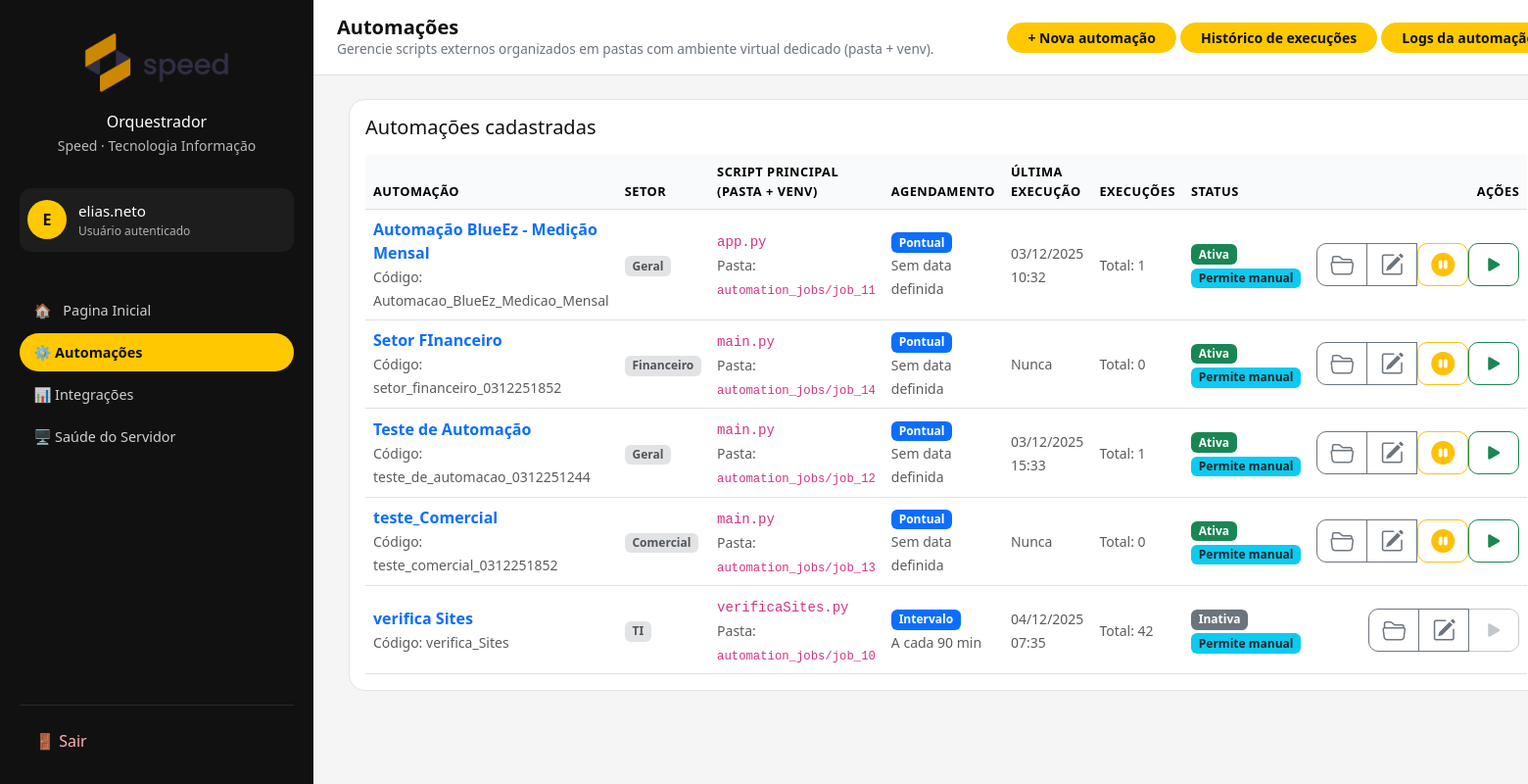
Page /automation/ (signed in) on the earlier database version.
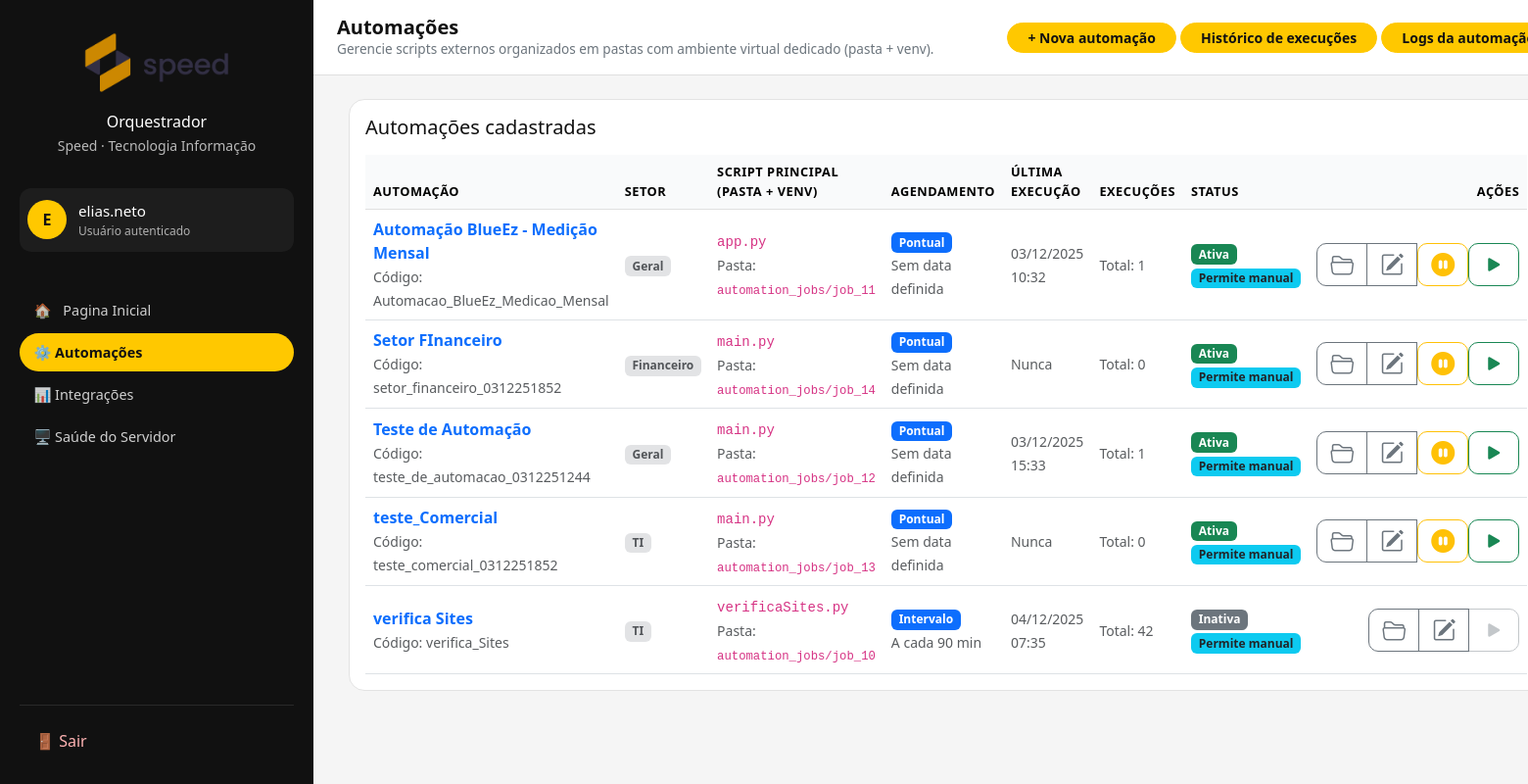
Same page on the later database version.
### automation/models.py (models this page shows, shortened)
class AutomationJob(models.Model):
    class ScheduleType(models.TextChoices):
        ONCE        = "once",        "Pontual"
        DAILY       = "daily",       "Diário"
        MULTI_DAILY = "multi_daily", "Diário – vários horários"
        INTERVAL    = "interval",    "A cada N minutos"
    class Sector(models.TextChoices):
        GERAL = "geral", "Geral"
        FINANCEIRO = "financeiro", "Financeiro"
        COMERCIAL = "comercial", "Comercial"
        TI = "ti", "TI"
    name = models.CharField("Nome da automação", max_length=200)
    description = models.TextField(
        "Descrição",
        blank=True,
        help_text="Explicação rápida do que essa automação faz (aparece só na interface).",
    )
    code = models.SlugField(
        "Código interno",
        max_length=100,
        unique=True,
        blank=True,  # 👈 permite vir vazio do form
        help_text="Identificador curto, sem espaços. Ex: robo_ixc_login_cliente",
    )
    sector = models.CharField(
       "Setor",
        max_length=50,
        choices=Sector.choices,
        default=Sector.GERAL,
        help_text="Setor responsável pela automação (usado para filtros futuros).",
    )
    external_main_script = models.CharField(
        "Arquivo principal (Python)",
        max_length=200,
        default="main.py",
        help_text="Ex: main.py, app.py – arquivo dentro da pasta da automação.",
    )
    is_active = models.BooleanField("Ativa", default=True)
    allow_manual = models.BooleanField("Permite disparo manual", default=True)
    is_paused = models.BooleanField(
        "Agendamento pausado",
        default=False,
        help_text="Se verdadeiro, o scheduler não dispara esta automação automaticamente.",
    )
    ...
    schedule_type = models.CharField(
        "Tipo de agendamento",
        max_length=20,
        choices=ScheduleType.choices,
        default=ScheduleType.ONCE,
    )
    one_off_run_at = models.DateTimeField(
        "Data/hora (pontual)",
        null=True,
        blank=True,
    )
    daily_time = models.TimeField(
        "Horário diário",
        null=True,
        blank=True,
    )
    multi_daily_times = models.CharField(
        "Horários diários (lista)",
        max_length=200,
        blank=True,
        help_text="Horários HH:MM separados por vírgula. Ex.: 08:00, 13:00, 18:00",
    )
    interval_minutes = models.PositiveIntegerField(
        "Intervalo (minutos)",
        null=True,
        blank=True,
        help_text="Usado quando o agendamento for 'a cada N minutos'.",
    )
    next_run_at = models.DateTimeField(
        "Próxima execução",
        null=True,
        blank=True,
    )
    created_at = models.DateTimeField("Criado em", auto_now_add=True)
    updated_at = models.DateTimeField("Atualizado em", auto_now=True)
    class Meta:
        ordering = ["name"]
        verbose_name = "Automação"
        verbose_name_plural = "Automações"
    @property
    def has_running(self) -> bool:
        value = getattr(self, "runs_running", None)
        if value is not None:
            return value > 0
        from .models import AutomationRun  # evita import circular
        return self.runs.filter(status=AutomationRun.Status.RUNNING).exists()

### automation/views.py (the view)
# urls.py: path("", AutomationJobListView.as_view(), name="job_list"),
class AutomationJobListView(LoginRequiredMixin, ListView):
    model = AutomationJob
    template_name = "automation/job_list.html"
    context_object_name = "jobs"
    def get_queryset(self):
        allowed_sectors = get_user_allowed_sectors(self.request.user)
        return (
            AutomationJob.objects
            .filter(sector__in=allowed_sectors)
            .annotate(
                runs_total=Count("runs"),
                last_run_at=Max("runs__started_at"),
            )
            .order_by("name")
        )

### accounts/permissions.py (called while the page is built)
def user_is_admin(user):
    if not user.is_authenticated:
        return False
    if user.is_superuser:
        return True
    return user.groups.filter(name=ADMINISTRADOR).exists()

### accounts/templatetags/permissions_tags.py (called while the page is built)
@register.filter
def is_admin(user):
    return user_is_admin(user)

### automation/permissions.py (called while the page is built, shortened)
def get_user_allowed_sectors(user):
    if not user.is_authenticated:
        return []
    if user.is_superuser or user.has_perm("automation.view_all_jobs"):
        return [choice[0] for choice in AutomationJob.Sector.choices]

### automation/templates/automation/job_list.html (shortened to what the changed rows need)
{% extends "base.html" %}
{% load permissions_tags %}
{% block header_title %}Automações{% endblock %}
{% block content %}
<div class="container-fluid">
    <div class="card module-card">
        <div class="card-body">
            {% if jobs %}
                <div class="table-responsive">
                    <table class="table table-clean align-middle mb-0">
                        <thead>
                            <tr>
                                <th>Automação</th>
                                <th>Setor</th>
                                <th>Script principal (pasta + venv)</th>
                                <th>Agendamento</th>
                                <th>Última execução</th>
                                <th>Execuções</th>
                                <th>Status</th>
                                <th class="text-end">Ações</th>
                            </tr>
                        </thead>
                        <tbody>
                            {% for job in jobs %}
                                <tr>
                                    <td>
                                        <a href="{% url 'automation:job_runs' job.pk %}"
                                           class="text-decoration-none">
                                            <strong>{{ job.name }}</strong>
                                        </a><br>
                                        <small class="text-muted">
                                            Código: {{ job.code }}
                                        </small>
                                    </td>
                                    <td>
                                        <span class="badge bg-secondary-subtle text-body-secondary">
                                            {{ job.get_sector_display }}
                                        </span>
                                    </td>
                                    <td>
                                        <code>{{ job.external_main_script|default:"main.py" }}</code><br>
                                        <small class="text-muted">
                                            Pasta: <code>automation_jobs/job_{{ job.id }}</code>
                                        </small>
                                    </td>
                                    <td>
                                        {% if job.schedule_type == "daily" %}
                                            <span class="badge bg-primary">Diário</span><br>
                                            <small class="text-muted">
                                                {% if job.daily_time %}
                                                    às {{ job.daily_time|time:"H:i" }}
                                                {% else %}
                                                    Horário não definido
                                                {% endif %}
                                            </small>
                                        {% elif job.schedule_type == "interval" %}
                                            <span class="badge bg-primary">Intervalo</span><br>
                                            <small class="text-muted">
                                                {% if job.interval_minutes %}
                                                    A cada {{ job.interval_minutes }} min
                                                {% else %}
                                                    Intervalo não definido
                                                {% endif %}
                                            </small>
                                        {% elif job.schedule_type == "once" %}
                                            <span class="badge bg-primary">Pontual</span><br>
                                            <small class="text-muted">
                                                {% if job.one_off_run_at %}
                                                    {{ job.one_off_run_at|date:"d/m/Y H:i" }}
                                                {% else %}
                                                    Sem data definida
                                                {% endif %}
                                            </small>
                                        {% else %}
                                            <small class="text-muted">—</small>
                                        {% endif %}
                                    </td>
                                    <td>
                                        {% if job.last_run_at %}
                                            <small class="text-muted">
                                                {{ job.last_run_at|date:"d/m/Y H:i" }}
                                            </small>
                                        {% else %}
                                            <small class="text-muted">Nunca</small>
                                        {% endif %}
                                    </td>
                                    <td>
                                        <small class="text-muted">
                                            Total: {{ job.runs_total|default:"0" }}
                                        </small>
                                    </td>
                                    <td>
                                        {% if job.is_active %}
                                            <span class="badge bg-success me-1">Ativa</span>
                                        {% else %}
                                            <span class="badge bg-secondary me-1">Inativa</span>
                                        {% endif %}
                                        {% if job.allow_manual %}
                                            <span class="badge bg-info text-dark">Permite manual</span>
                                        {% endif %}
                                    </td>
                                    <td class="text-end">
                                        <div class="btn-group btn-group-sm" role="group">
                                            <a href="{% url 'automation:job_files' job.pk %}"
                                               class="btn btn-outline-secondary action-btn-square"
                                               title="Arquivos">
                                                <i class="bi bi-folder2-open action-icon"></i>
                                            </a>
                                            {% if request.user|is_admin %}
                                                <a href="{% url 'automation:job_update' job.pk %}"
                                                   class="btn btn-outline-secondary action-btn-square"
                                                   title="Editar automação">
                                                    <i class="bi bi-pencil-square action-icon"></i>
                                                </a>
                                            {% endif %}
                                            {% if request.user|is_admin %}
                                                {% if job.is_active %}
                                                    {% if job.is_paused %}
                                                        <form method="post"
                                                              action="{% url 'automation:job_resume' job.pk %}"
                                                              class="d-inline">
                                                            {% csrf_token %}
                                                            <button type="submit"
                                                                    class="btn btn-outline-warning action-btn-square"
                                                                    title="Retomar agendamento automático">
                                                                <i class="bi bi-play-circle-fill action-icon"></i>
                                                            </button>
                                                        </form>
                                                    {% else %}
                                                        <form method="post"
                                                              action="{% url 'automation:job_pause' job.pk %}"
                                                              class="d-inline">
                                                            <button type="submit"
                                                                    class="btn btn-outline-warning action-btn-square"
                                                                    title="Pausar só as execuções automáticas; manual continua liberado">
                                                                <i class="bi bi-pause-circle-fill action-icon"></i>
                                                            </button>
                                                        </form>
                                                    {% endif %}
                                                {% endif %}
                                            {% endif %}
                                            {% if job.allow_manual %}
                                                {% if job.has_running %}
                                                    <form method="post"
                                                          action="{% url 'automation:job_stop' job.pk %}"
                                                          class="d-inline">
                                                        {% csrf_token %}
                                                        <button type="submit"
                                                                class="btn btn-outline-danger action-btn-square"
                                                                title="Parar execução em andamento">
                                                            <i class="bi bi-stop-fill action-icon"></i>
                                                        </button>
                                                    </form>
                                                {% else %}
                                                    {% if job.is_active %}
                                                        <form method="post"
                                                              action="{% url 'automation:job_run_now' job.pk %}"
                                                              class="d-inline">
                                                            <button type="submit"
                                                                    class="btn btn-outline-success action-btn-square"
                                                                    title="Executar agora">
                                                                <i class="bi bi-play-fill action-icon"></i>
                                                            </button>
                                                        </form>
                                                    {% endif %}
                                                {% endif %}
                                            {% endif %}
                                        </div>
                                    </td>
                                </tr>
                            {% endfor %}
                        </tbody>
                    </table>
                </div>
            {% endif %}
        </div>
    </div>
</div>
{% endblock %}

Differences in the rows shown:
changed AutomationJob "teste_Comercial": sector "Comercial" → "TI"
